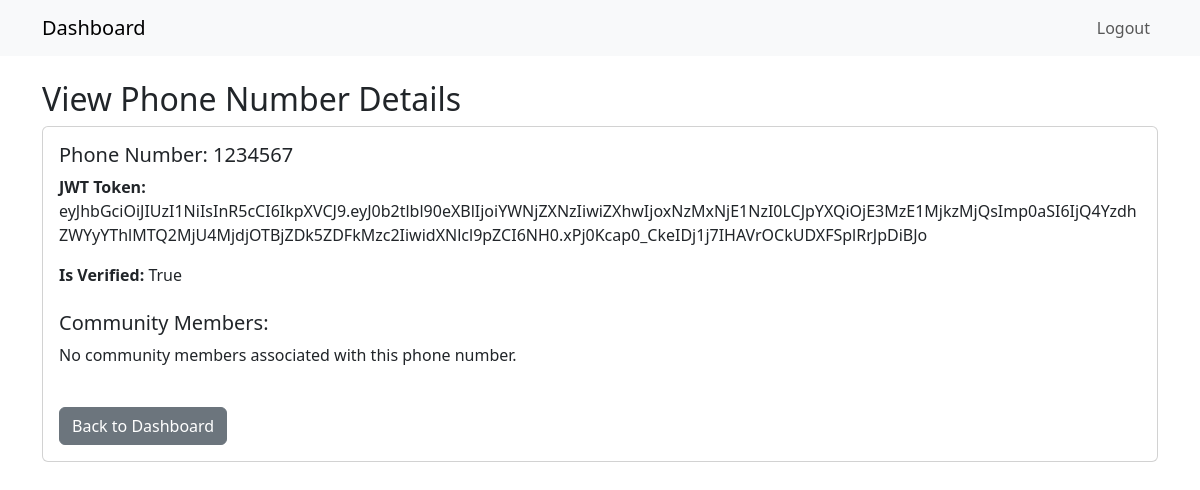
The app's page /custom-admin/view-phone/1234567/ (signed in) with its own data.
### myapp/models.py (models this page shows, shortened)
class PhoneNumber(models.Model):
    ROLE_CHOICES = [
        ('user', 'User'),
        ('admin', 'Admin'),
    ]
    number = models.CharField(max_length=15, unique=True)
    is_verified = models.BooleanField(default=False)
    role = models.CharField(max_length=10, choices=ROLE_CHOICES, default='user')

class Token(models.Model):
    phone_number = models.OneToOneField(PhoneNumber, on_delete=models.CASCADE, related_name="token")
    jwt_token = models.TextField()  # Stores JWT as text to handle longer tokens
    created_at = models.DateTimeField(auto_now_add=True)

### custom_admin/views.py (the view)
# urls.py: path('view-phone/<str:number>/', views.ViewPhoneNumberView.as_view(), name='view_phone'),
class ViewPhoneNumberView(LoginRequiredMixin, View):
    template_name = 'custom_admin/view_phone.html'
    def get(self, request, number):
        phone = get_object_or_404(PhoneNumber, number=number)
        context = {'phone': phone, 'community_members': phone.community_members.all()}
        return render(request, self.template_name, context)

### templates/custom_admin/view_phone.html (shortened to what this page needs)
{% extends 'base.html' %}
{% load form_tags %}
{% block content %}
<h2>View Phone Number Details</h2>
<div class="card">
    <div class="card-body">
        <h5 class="card-title">Phone Number: {{ phone.number }}</h5>
        <p class="card-text"><strong>JWT Token:</strong> {{ phone.token.jwt_token }}</p>
        <p class="card-text"><strong>Is Verified:</strong> {{ phone.is_verified }}</p>
        <h5 class="mt-4">Community Members:</h5>
        {% if community_members %}
            <ul class="list-group">
                {% for member in community_members %}
                    <li class="list-group-item">
                        <strong>Name:</strong> {{ member.name }}<br>
                        <strong>Community:</strong> {{ member.get_community_display }}<br>
                        <strong>Role:</strong> {{ member.get_role_display }}<br>
                        <strong>Profile Image:</strong>
                        {% if member.profile_image %}
                            <img alt="{{ member.name }}" width="100">
                        {% else %}
                            No Image
                        {% endif %}<br>
                        <a href="{% url 'custom_admin:assign_admin' number=phone.number community_id=member.community %}" class="btn btn-sm btn-primary mt-2">Assign Admin</a>
                    </li>
                {% endfor %}
            </ul>
        {% else %}
            <p>No community members associated with this phone number.</p>
        {% endif %}
        <a href="{% url 'custom_admin:dashboard' %}" class="btn btn-secondary mt-4">Back to Dashboard</a>
    </div>
</div>
{% endblock %}

### records on screen
PhoneNumber: number "1234567", token.jwt_token "eyJhbGciOiJIUzI1NiIsInR5cCI6IkpXVCJ9.eyJ0b2tlbl90eXBlIjoiYWNjZXNzIiwiZXhwIjoxNzMxNjE1NzI0LCJpYXQiOjE3MzE1MjkzMjQsImp0aSI6IjQ4YzdhZWYyYThlMTQ2MjU4MjdjOTBjZDk5ZDFkMzc2IiwidXNlcl9pZCI6NH0.xPj0Kcap0_CkeIDj1j7IHAVrOCkUDXFSplRrJpDiBJo", is_verified "True"
